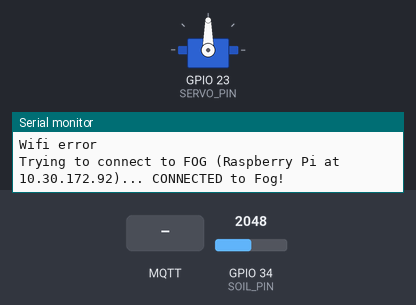
A sketch run on a simulated ESP32. Parts: servo, the last lines printed to the serial monitor. The inputs (shaded band) are chosen by the test bench; at power-on: GPIO 34 (SOIL_PIN) = 2048. WiFi joins after 1.5 s; servers stay silent unless stated; no MQTT or app messages arrive unless stated; nothing arrives over Bluetooth unless stated.

Above: at 7.2 s.
7.3 s: MQTT message "0" arrives on the first subscribed topic
At 8.5 s:
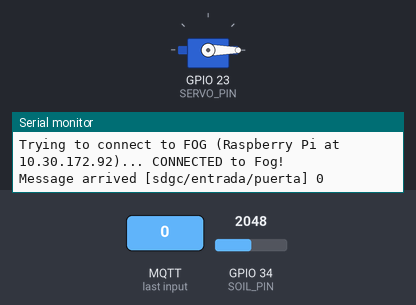
8.8 s: MQTT message "1" arrives on the first subscribed topic
At 9.7 s:
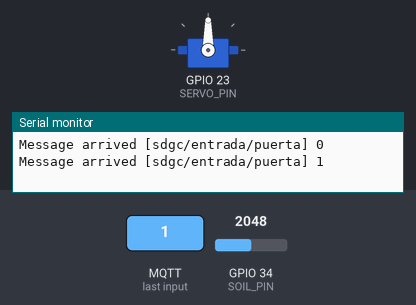
10.3 s: MQTT message "2" arrives on the first subscribed topic
At 10.8 s:
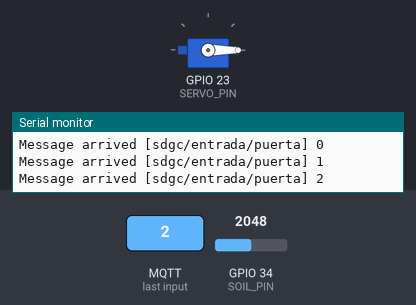
Timing chart, 0 to 13.3 s (numbered marks = the images above; inputs shaded):
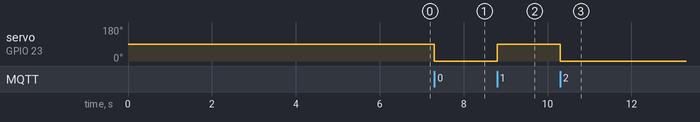

The sketch:

nodo-puerta-servo.ino
```cpp
#include <Arduino.h>
#include <Servo.h>

#include <WiFi.h>
#include <PubSubClient.h>

#include <BLEDevice.h>
#include <BLEUtils.h>
#include <BLEScan.h>
#include <BLEAdvertisedDevice.h>

#define SERVO_PIN 23 // D4
#define SOIL_PIN 34 // D34
#define COLLISION_PIN 34 // D

#define SENSOR_MAX 1000

#define NODE_NAME "sedigaca_entrada"

// Configuración do broker MQTT
#define FOG_SERVER "10.30.172.92"     // Fog device (Raspberry Pi)
#define CLOUDLET_SERVER "10.30.172.109" // Cloudlet (PC)
#define MQTT_PORT 1883

#define ROOM_NAME "entrada"

// Credenciais da rede Wifi
const char* ssid = "";
const char* password = "";

// Topics
#define TOPIC_DOOR "sdgc/entrada/puerta"
#define TOPIC_COLLISION "sdgc/entrada/sensor-puerta"
#define TOPIC_BT_BAND "band"
#define TOPIC_SOIL "sdgc/entrada/sensor_suelo"

// Bands
#define TARGET_MAC "d0:62:2c:2a:98:fd"

// Time for interruptions
#define TIMER_SOIL_SENSOR 10000000 // 10 seconds
#define TIMER_BAND 15000000 // 15 seconds
#define TIMER_DOOR_SENSOR 5000000 // 5 seconds

Servo myservo;
WiFiClient espClient;
PubSubClient client(espClient);

hw_timer_t *reading_timer_soil = NULL;
hw_timer_t *reading_timer_door = NULL;
hw_timer_t *bt_band_timer = NULL;

int scanTime = 5;
BLEScan* pBLEScan;

volatile bool readSoil = false;
volatile bool readDoor = false;
volatile bool detectBand = false;

char soilC[10];
int soil_moisture;

void setup_wifi();
void setup_timers();
void setup_bluetooth();
void reconnect();
void callback(char* topic, byte* payload, unsigned int length);

class MyAdvertisedDeviceCallbacks: public BLEAdvertisedDeviceCallbacks {

    void onResult(BLEAdvertisedDevice advertisedDevice) {

      String currentAddress = advertisedDevice.getAddress().toString().c_str();
      currentAddress.toLowerCase();

      if (currentAddress == TARGET_MAC) {

        String cleanAddress = currentAddress;
        cleanAddress.replace(":", "");

        String fullTopic = String(TOPIC_BT_BAND) + "/" + cleanAddress + "/" + ROOM_NAME;

        char rssiPayload[10];
        dtostrf(advertisedDevice.getRSSI(), 2, 2, rssiPayload);

        client.publish(fullTopic.c_str(), rssiPayload);

      }
    }

};

void IRAM_ATTR onReadingSoil() {

  readSoil = true;

}

void IRAM_ATTR onReadingDoor() {

  readDoor = true;

}

void IRAM_ATTR onDetection(){

  detectBand = true;

}

void setup(){

  Serial.begin(115200);

  setup_wifi();
  delay(1000);

  myservo.attach(SERVO_PIN);
  pinMode(SOIL_PIN, INPUT);
  pinMode(COLLISION_PIN, INPUT);
  delay(1000);

  setup_bluetooth();
  delay(1000);

  setup_timers();
  delay(1000);

}

void setup_bluetooth() {

  BLEDevice::init("");
  pBLEScan = BLEDevice::getScan();
  pBLEScan->setActiveScan(true);
  pBLEScan->setInterval(100);
  pBLEScan->setWindow(99);

}

void setup_timers() {

  reading_timer_soil = timerBegin(0, 80, true);
  reading_timer_door = timerBegin(1, 80, true);
  bt_band_timer = timerBegin(2, 80, true);

  timerAttachInterrupt(reading_timer_soil, &onReadingSoil, false);
  timerAttachInterrupt(reading_timer_door, &onReadingDoor, false);
  timerAttachInterrupt(bt_band_timer, &onDetection, false);

  timerAlarmWrite(reading_timer_soil, TIMER_SOIL_SENSOR, true);
  timerAlarmWrite(reading_timer_door, TIMER_DOOR_SENSOR, true);
  timerAlarmWrite(bt_band_timer, TIMER_BAND, true);

  timerAlarmEnable(reading_timer_soil);
  timerAlarmEnable(reading_timer_door);
  timerAlarmEnable(bt_band_timer);

}

void onReadSoilValue(){

  soil_moisture = constrain( map(analogRead(SOIL_PIN), 0, SENSOR_MAX, 0, 100), 0, 100 );
  client.publish(TOPIC_SOIL, dtostrf(soil_moisture, 2, 2, soilC));

}

void onReadDoorValue(){

  int val = digitalRead(COLLISION_PIN);
  String msg = (val ? "open" : "close");
  client.publish(TOPIC_SOIL, msg.c_str());

}

void onDetectBand(){

  BLEScanResults foundDevices = pBLEScan->start(scanTime, false);
  pBLEScan->clearResults();

}

void loop(){

  if (!client.connected())
    reconnect();

  client.loop();

  if (readSoil){
    readSoil = false;
    onReadSoilValue();
  }

  if (detectBand){
    detectBand = false;
    onDetectBand();
  }


}

void setup_wifi() {

  delay(10);

  WiFi.begin(ssid, password);
  while (WiFi.status() != WL_CONNECTED) {
    Serial.println("Wifi error");
    delay(1000);
  }

}

void reconnect() {

    Serial.print("Trying to connect to FOG (Raspberry Pi at ");
    Serial.print(FOG_SERVER);
    Serial.print(")...");

    client.setServer(FOG_SERVER, 1883);
    client.setCallback(callback);

    if (client.connect(NODE_NAME)) {

        Serial.println(" CONNECTED to Fog!");
        client.subscribe(TOPIC_DOOR);
        return;

    } else {
        Serial.print(" failed, rc=");
        Serial.print(client.state());
        Serial.println(". Trying Cloudlet...");
    }

    Serial.print("Trying to connect to CLOUDLET (PC at ");
    Serial.print(CLOUDLET_SERVER);
    Serial.print(")...");

    // Change server to Cloudlet
    client.setServer(CLOUDLET_SERVER, MQTT_PORT);

    if (client.connect("lightSensorID")) {

        Serial.println(" CONNECTED to Cloudlet!");
        client.subscribe(TOPIC_DOOR);
        return;

    } else {

        Serial.print(" failed, rc=");
        Serial.print(client.state());

        Serial.println(". All servers failed. Retrying in 5 seconds...");
        delay(5000);
    }
}

void callback(char* topic, byte* payload, unsigned int length) {

  Serial.print("Message arrived [");
  Serial.print(topic);
  Serial.print("] ");

  for (int i = 0; i < length; i++)
    Serial.print((char)payload[i]);

  Serial.println();

  if ((char)payload[0] == '1')
    myservo.write(90);

  else
    myservo.write(0);

}
```

Measured:
- after the input at 7.3 s, servo on GPIO 23 (SERVO_PIN): 90° → 0° at once
- after the input at 8.8 s, servo on GPIO 23 (SERVO_PIN): 0° → 90° at once
- after the input at 10.3 s, servo on GPIO 23 (SERVO_PIN): 90° → 0° at once
